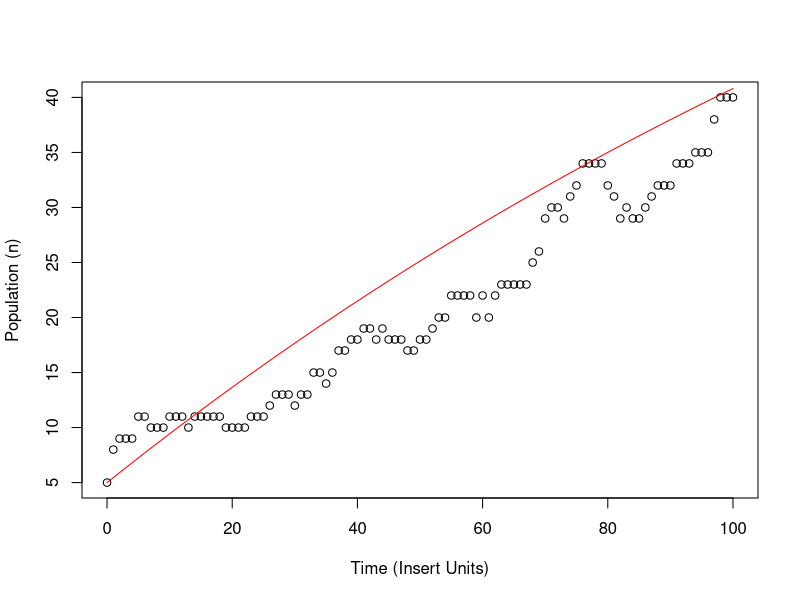

Recreate this plot in R.

m <- 100   # carrying capacity
b  <- 0.5  # birth rate
d  <- 0.02 # death rate
n0 <- 5
nt <- n0   # initial value, garbage value to start
nt_1 <- nt # value from last time step
totalTime <- 100
t <- 0
simulated_nt <- n0 # initial value, garbage value to start


bt <- 0 # Initial values to make these objects persistant
dt <- 0 # Initial values to make these objects persistant
st <- 0 # Initial values to make these objects persistant
lt <- 0 # Initial values to make these objects persistant
Lt <- 0 # Initial values to make these objects persistant
littersizes <- NULL # Initial values to make these objects persistant


daframe <- data.frame(time = 0, numLitters = 0, population = n0, birthrate = 0
                      , born = 0, deathrate = 0, dead = 0, theoretical = n0)
dfrow <- numeric(length = 8)
dfrow[1] <- t
dfrow[2] <- Lt
dfrow[3] <- simulated_nt
dfrow[4] <- bt
dfrow[5] <- 0
dfrow[6] <- 0
dfrow[7] <- 0
dfrow[8] <- 0

update <- function() {
  t <<- t + 1
  bt <<- max(0, b*(1-simulated_nt/m))
  dt <<- min(0, d*(simulated_nt/m - 1))
  st <<- sqrt(bt) # size of litters
  lt <<- sqrt(bt) # number of litters
  Lt <<- rpois(n = 1, lambda = lt*simulated_nt)
  if (is.null(littersizes)) {
    littersizes <<- list(rpois(Lt, lambda = st))
  }
  else {
    littersizes <<- c(littersizes, rpois(Lt, lambda = st))
  }
  dead <- rpois(1, lambda = -dt * simulated_nt)
  simulated_nt <<- simulated_nt + sum(littersizes[[t]]) - dead

  dfrow[1] <- t
  dfrow[2] <- Lt
  dfrow[3] <- simulated_nt
  dfrow[4] <- bt
  dfrow[5] <- sum(littersizes[[t]])
  dfrow[6] <- dt
  dfrow[7] <- dead
  dfrow[8] <- (m/b)*(-b + b*n0/m + d)*exp(-b*t/m) + m - d*m/b
  daframe <<- rbind(daframe, dfrow)
  #####
}


for (i in 1:totalTime) {
  update()
}
png("./modelplot.png", width = 480, height = 480)
plot(x=daframe$time, daframe$population, ylab = "Population (n)"
     , xlab = "Time (Insert Units)")

lines(x=daframe$time, daframe$theoretical, col = "red")
dev.off()
